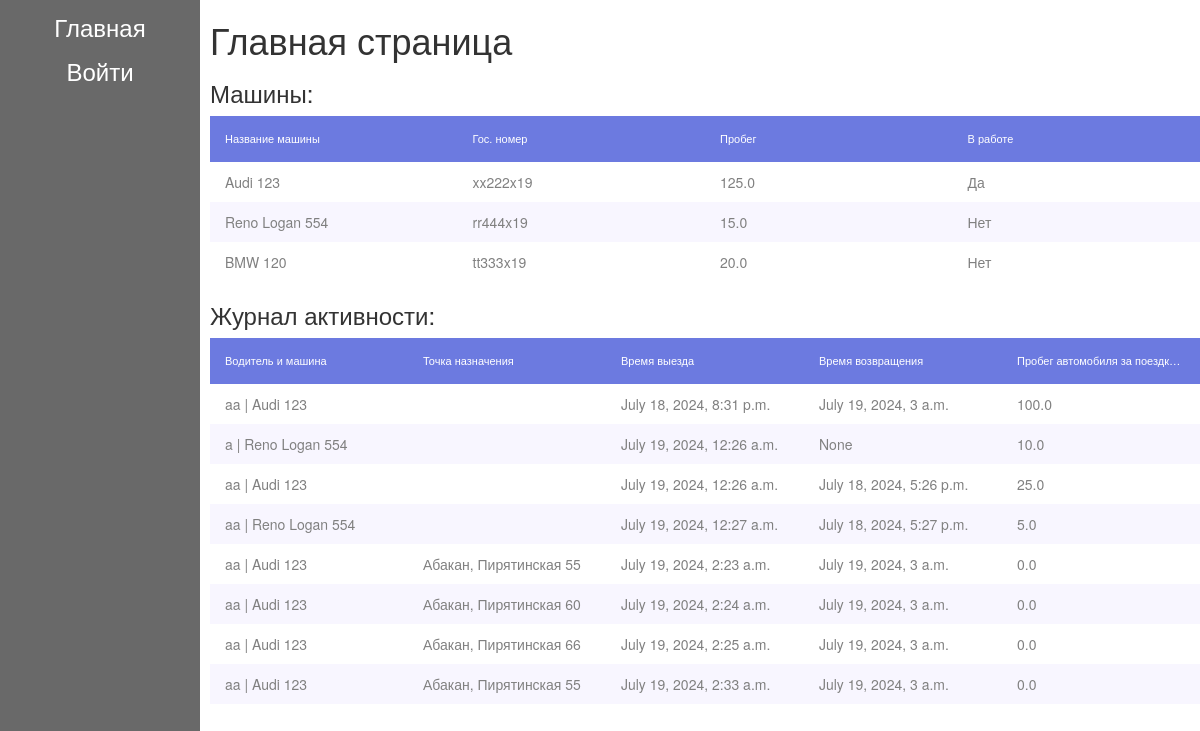
/activitylog/, run on an earlier commit of the app's database.
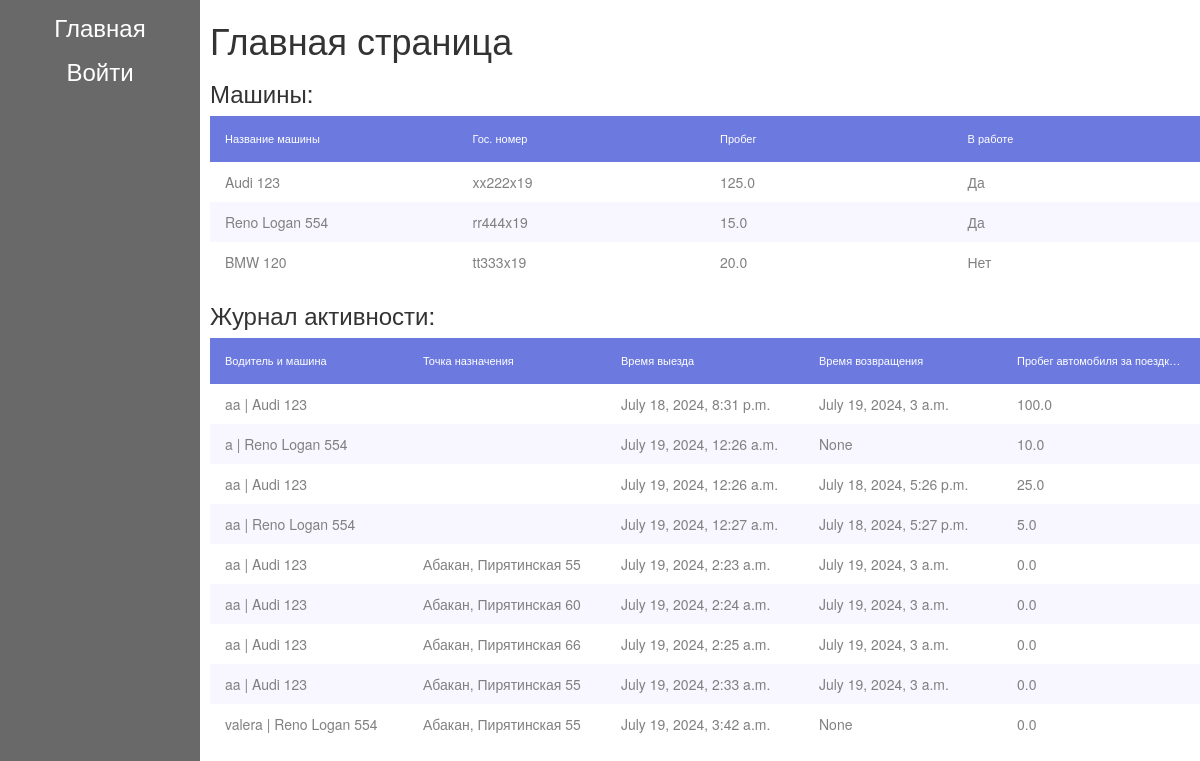
And on a later commit of the database.
### activitylog/models.py (models this page shows, shortened)
class Car(models.Model):
    name = models.CharField(max_length=200, unique=True)
    car_number = models.CharField(max_length=200, unique=True)
    all_mileage = models.FloatField(default=0.0, help_text='km.m')
    busy = models.BooleanField(default=False)

class ActivityLog(models.Model):
    user_car = models.ForeignKey(UserCar, on_delete=models.SET_NULL, null=True)
    get_time = models.DateTimeField(default=datetime.now)
    return_time = models.DateTimeField(blank=True, null=True)
    travel_target_point = models.TextField(blank=True)
    travel_mileage = models.FloatField(default=0.0, help_text='km.m')

class UserCar(models.Model):
    user = models.ForeignKey(User, on_delete=models.SET_NULL, null=True)
    car = models.ForeignKey(Car, on_delete=models.SET_NULL, null=True)
    def __str__(self):
        return self.user.login + " | " + self.car.name

class User(AbstractBaseUser, PermissionsMixin):
    login = models.CharField(max_length=200, unique=True)
    password = models.CharField(max_length=200)
    first_name = models.CharField(max_length=200)
    second_name = models.CharField(max_length=200)
    surname = models.CharField(max_length=200)
    is_active = models.BooleanField(default=True)
    is_staff = models.BooleanField(default=False)
    objects = UserManager()
    USERNAME_FIELD = 'login'
    REQUIRED_FIELDS = []

### activitylog/views.py (the view)
# urls.py: path('', views.index, name='index'),
def index(request):
    cars = Car.objects.all()
    activitylogs = ActivityLog.objects.all()
    return render(
        request,
        'index.html',
        context= {
            'cars' : cars,
            'activitylogs' : activitylogs,
        }
    )

### activitylog/templates/index.html (shortened to what this page needs)
{% extends "base_generic.html" %}
{% block content %}
<h1 class="main-header">Главная страница</h1>
<div class="cars-info">
  <h3>Машины:</h3>
  <table class="grid-table cars-table">
    <thead>
      <tr>
        <th>Название машины</th>
        <th>Гос. номер</th>
        <th>Пробег</th>
        <th>В работе</th>
      </tr>
    </thead>
    {% if cars %}
    <tbody>
      {% for car in cars %}
      <tr>
        <td>{{car.name}}</td>
        <td>{{car.car_number}}</td>
        <td>{{car.all_mileage}}</td>
        <td>{% if car.busy %} Да {% else %} Нет {% endif %}</td>
      </tr>
      {% endfor %}
    </tbody>
    {% else %}
      <div>None cars</div>
    {% endif %}
  </table>
</div>
<div class="logs-info">
  <h3>Журнал активности:</h3>
  <table class="grid-table logs-table">
    <thead>
      <tr>
        <th>Водитель и машина</th>
        <th>Точка назначения</th>
        <th>Время выезда</th>
        <th>Время возвращения</th>
        <th>Пробег автомобиля за поездку км</th>
      </tr>
    </thead>
    {% if activitylogs %}
    <tbody>
      {% for activitylog in activitylogs %}
      <tr>
        <td>{{activitylog.user_car}}</td>
        <td>{{activitylog.travel_target_point}}</td>
        <td>{{activitylog.get_time}}</td>
        <td>{{activitylog.return_time}}</td>
        <td>{{activitylog.travel_mileage}}</td>
      </tr>
      {% endfor %}
    </tbody>
    {% else %}
      <div>None logs</div>
    {% endif %}
  </table>
</div>
{% endblock %}

### activitylog/templates/base_generic.html (shortened to what this page needs)
<!doctype html>
<html lang="en">
  <head>
    <link rel="stylesheet" href="https://maxcdn.bootstrapcdn.com/bootstrap/3.3.7/css/bootstrap.min.css" />
    {% load static %}
    <link rel="stylesheet" href="{% static 'css/styles.css' %}" />
  </head>
  <body class="body">
    <header class="header">
      <nav class="nav">
        {% block sidebar %}
          <ul class="sidebar-nav">
            <li><a href="{% url 'index' %}">Главная</a></li>
            {% if user.is_authenticated %}
              <li><a href="{% url 'activitylog' %}">Журнал активности</a></li>
              {% if user.is_superuser %}
                <li><a href="{% url 'cars' %}">Машины</a></li>
                <li><a href="{% url 'register' %}">Пользователи</a></li>
              {% endif %}
              <li><a href="{% url 'logout' %}">Выйти</a></li>
            {% else %}
              <li><a href="{% url 'login' %}">Войти</a></li>
            {% endif %}
          </ul>
        {% endblock %}
      </nav>
    </header>
    <main class="main">
      <div class="content">{% block content %}{% endblock %}</div>
    </main>
  </body>
</html>

### activitylog/static/css/styles.css (style rules this page uses)
* { padding: 0; margin: 0; }
.body { display: grid; grid-template-columns: 200px 1fr; min-height: 100vh; column-gap: 10px; }
.header { background-color: dimgray; color: white; font-size: 24px; }
.nav ul { list-style-type: none; }
.nav ul li { padding: 0 5px 0 5px; margin: 10px 0 10px 0; }
.nav ul li a { display: block; text-align: center; width: 100%; color: white; }
.cars-table { grid-template-columns: minmax(150px, 1fr) minmax(150px, 1fr) minmax(150px, 1fr) minmax(150px, 1fr); }
.logs-table { grid-template-columns: minmax(150px, 1fr) minmax(150px, 1fr) minmax(150px, 1fr) minmax(150px, 1fr) minmax(150px, 1fr); }
.grid-table { display: grid; border-collapse: collapse; min-width: 100%; }
thead, tbody, tr { display: contents; }
th, td { padding: 15px; overflow: hidden; text-overflow: ellipsis; white-space: nowrap; }
th { position: sticky; top: 0; background: #6c7ae0; text-align: left; font-weight: normal; font-size: 1.1rem; color: white; }
th:last-child { border: 0; }
td { padding-top: 10px; padding-bottom: 10px; color: #808080; }
tr:nth-child(even) td { background: #f8f6ff; }

What changed in the data, as far as the page shows it:
changed Car "Reno Logan 554": busy "Нет" → "Да"
added ActivityLog: user_car "valera | Reno Logan 554", travel_target_point "Абакан, Пирятинская 55", get_time "July 19, 2024, 3:42 a.m.", return_time "None", travel_mileage "0.0"
